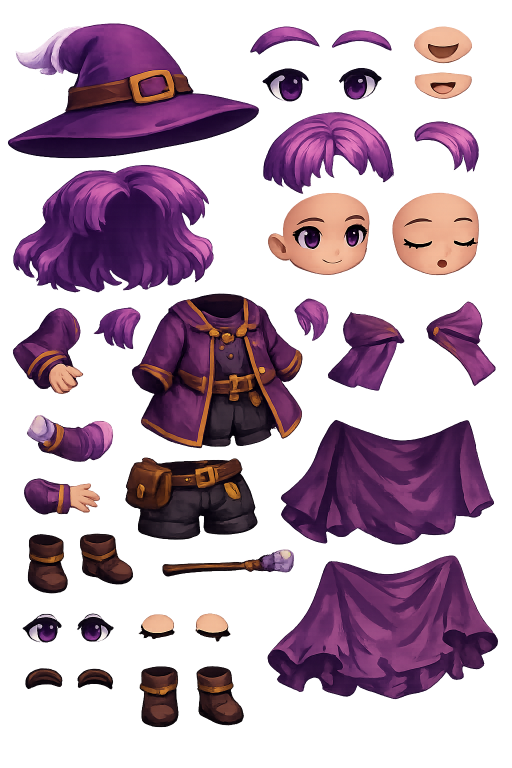
#> input picture assets/source/witch_parts_sheet.png, 1024 x 1536 px (shown at 1/2 size)
$ python extract_witch_parts.py
#> lines starting #> are read from the running program, lines starting #| are printed output that depends on the picture
from pathlib import Path
from PIL import Image, ImageDraw, ImageFilter

ROOT = Path(__file__).resolve().parents[1]
SRC = ROOT / "assets" / "source" / "witch_parts_sheet.png"
OUT = ROOT / "assets" / "sprites" / "witch_parts"

PARTS = {
    "hat": (10, 38, 520, 307),
    "hair_back": (18, 333, 425, 585),
    "bangs": (510, 226, 790, 382),
    "face_open": (526, 382, 758, 553),
    "face_blink": (760, 382, 976, 553),
    "body": (265, 586, 610, 862),
    "hips": (245, 885, 520, 1060),
    "arm_left": (20, 615, 170, 762),
    "arm_right": (640, 600, 812, 785),
    "boots": (42, 1070, 240, 1195),
}


def part_mask(name, size):
    w, h = size
    mask = Image.new("L", size, 0)
    d = ImageDraw.Draw(mask)
    if name == "hat":
        d.ellipse((0, 148, 510, 267), fill=255)
        d.polygon([(35, 155), (118, 48), (254, 10), (420, 55), (486, 158)], fill=255)
        d.polygon([(20, 65), (84, 6), (154, 32), (98, 120)], fill=255)
    elif name == "hair_back":
        d.ellipse((8, 6, 405, 250), fill=255)
        d.polygon([(15, 118), (58, 24), (204, 4), (385, 62), (405, 222), (235, 252), (28, 226)], fill=255)
    elif name == "bangs":
        d.ellipse((5, 0, 275, 155), fill=255)
        d.rectangle((20, 72, 252, 154), fill=255)
    elif name in ("face_open", "face_blink"):
        d.ellipse((40, 0, w - 1, h - 4), fill=255)
        d.ellipse((0, 68, 58, 134), fill=255)
    elif name == "body":
        d.polygon([(64, 18), (192, 0), (284, 28), (340, 236), (276, 276), (42, 270), (0, 228), (30, 52)], fill=255)
        d.ellipse((0, 80, 105, 250), fill=255)
        d.ellipse((250, 75, 345, 245), fill=255)
    elif name == "hips":
        d.polygon([(22, 22), (198, 0), (270, 72), (264, 170), (38, 172), (0, 86)], fill=255)
    elif name == "arm_left":
        d.polygon([(24, 4), (88, 24), (142, 124), (92, 146), (26, 112), (0, 50)], fill=255)
        d.ellipse((82, 106, 150, 146), fill=255)
    elif name == "arm_right":
        d.polygon([(0, 74), (68, 0), (160, 24), (166, 150), (72, 185), (4, 142)], fill=255)
    elif name == "boots":
        d.rounded_rectangle((2, 4, 83, 122), radius=31, fill=255)
        d.rounded_rectangle((92, 0, 196, 122), radius=31, fill=255)
    else:
        d.rectangle((0, 0, w, h), fill=255)
    return mask.filter(ImageFilter.GaussianBlur(1.1))


def masked_crop(src, name, box):
    img = src.crop(box).convert("RGBA")
    img.putalpha(part_mask(name, img.size))
    bbox = img.getbbox()
    if bbox:
        pad = 2
        img = img.crop((
            max(0, bbox[0] - pad),
            max(0, bbox[1] - pad),
            min(img.width, bbox[2] + pad),
            min(img.height, bbox[3] + pad),
        ))
    return img


def make_preview(parts):
    cell_w, cell_h = 190, 160
    preview = Image.new("RGBA", (cell_w * 3, cell_h * 4), (30, 18, 35, 255))
    d = ImageDraw.Draw(preview)
    for idx, (name, im) in enumerate(parts.items()):
        x = (idx % 3) * cell_w
        y = (idx // 3) * cell_h
        d.text((x + 8, y + 8), name, fill=(245, 223, 174, 255))
        scale = min((cell_w - 24) / im.width, (cell_h - 34) / im.height, 1)
        sized = im.resize((max(1, int(im.width * scale)), max(1, int(im.height * scale))), Image.Resampling.LANCZOS)
        preview.alpha_composite(sized, (x + (cell_w - sized.width) // 2, y + 28 + (cell_h - 34 - sized.height) // 2))
    preview.save(OUT / "_preview.png")


def main():
    OUT.mkdir(parents=True, exist_ok=True)
    src = Image.open(SRC)
#> src is the input picture: PIL image 1024x1536 RGBA; mean R, G, B, A 99.4, 55.9, 85.3, 106.1
    made = {}
    for name, box in PARTS.items():
        part = masked_crop(src, name, box)
        part.save(OUT / f"{name}.png")
        made[name] = part
#> this loop made 10 passes
#> bbox in masked_crop on passes 1 to 10: (0, 3, 510, 269), (5, 1, 407, 252), (2, 0, 279, 156), (0, 0, 232, 171), (0, 0, 216, 171), (0, 0, 345, 276), (0, 0, 274, 175), (0, 1, 150, 147), (0, 0, 170, 185), (0, 0, 198, 125)
#> pass 1, in masked_crop, `img = src.crop(box).convert("RGBA")`:
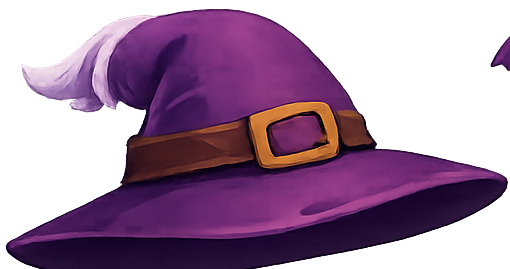
#> img: PIL image 510x269 RGBA; mean R, G, B, A 101.8, 53.6, 101.6, 143.3; transparent parts drawn white
#> pass 2, in masked_crop (call 2), `img = src.crop(box).convert("RGBA")`:
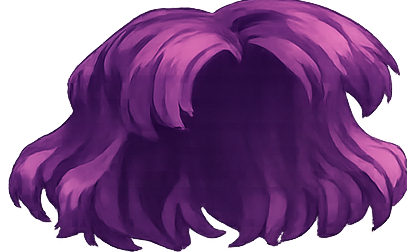
#> img: PIL image 407x252 RGBA; mean R, G, B, A 90.1, 37.9, 101.4, 185.4; transparent parts drawn white
#> after the loop:
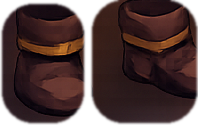
#> part: PIL image 198x125 RGBA; mean R, G, B, A 52.9, 28.9, 28.3, 216; transparent parts drawn white
#> after the loop, made = 10 items
    make_preview(made)
#> in make_preview, `preview = Image.new("RGBA", (cell_w * 3, cell_h * 4), (30, 18, 35, 255))`:
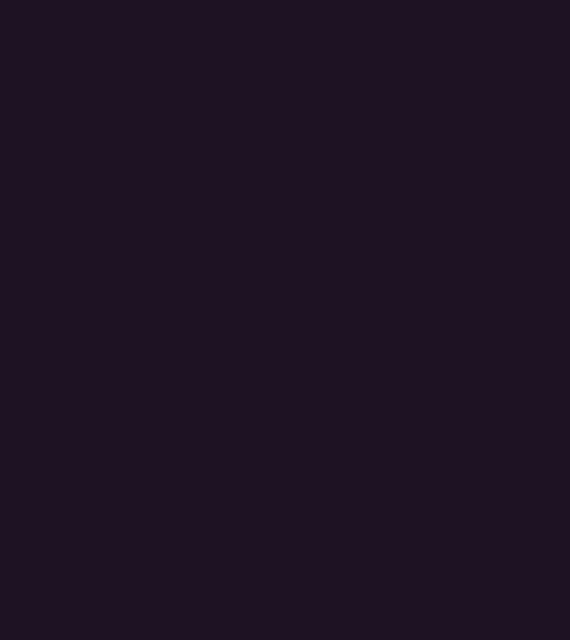
#> preview: PIL image 570x640 RGBA; mean R, G, B, A 30, 18, 35, 255
#> the loop in make_preview, `for idx, (name, im) in enumerate(parts.items()):` made 10 passes
#> (name, x, y, scale) on passes 1 to 10: ('hat', 0, 0, 0.325), ('hair_back', 190, 0, 0.411), ('bangs', 380, 0, 0.593), ('face_open', 0, 160, 0.716), ('face_blink', 190, 160, 0.737), ('body', 380, 160, 0.457), ('hips', 0, 320, 0.604), ('arm_left', 190, 320, 0.857), ('arm_right', 380, 320, 0.681), ('boots', 0, 480, 0.838)
#> pass 1, in make_preview, `sized = im.resize((max(1, int(im.width * scale)), max(1, int(im.height..`:
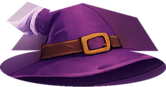
#> sized: PIL image 166x87 RGBA; mean R, G, B, A 75.2, 36.4, 74.3, 183.5; transparent parts drawn white
#> after the loop in make_preview, `for idx, (name, im) in enumerate(parts.items()):`:
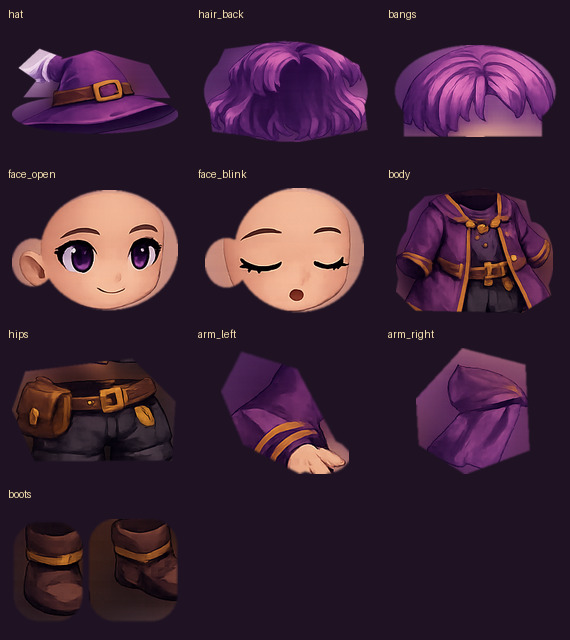
#> preview: PIL image 570x640 RGBA; mean R, G, B, A 60.2, 35.4, 53.5, 255
#> after the loop in make_preview, `for idx, (name, im) in enumerate(parts.items()):`:
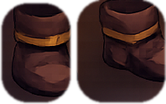
#> sized: PIL image 166x104 RGBA; mean R, G, B, A 48.6, 26.1, 25.4, 216; transparent parts drawn white


if __name__ == "__main__":
    main()
